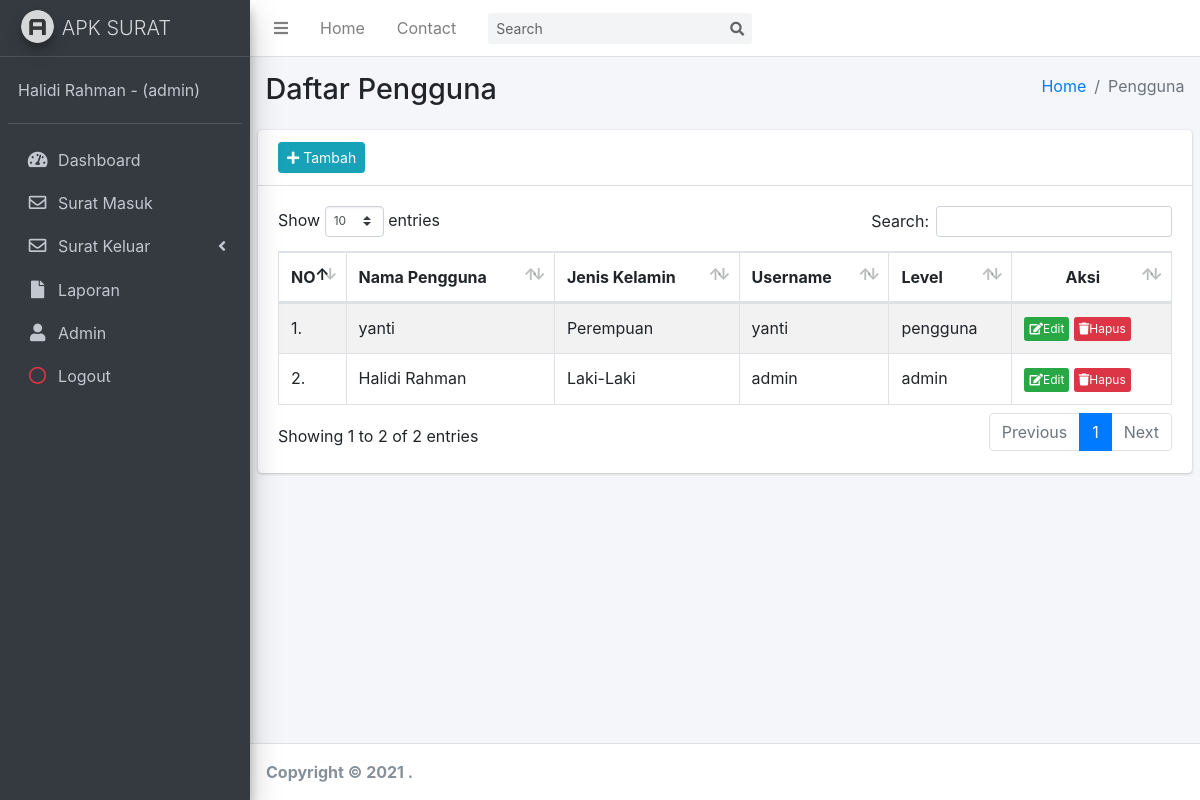
The app's page /index.php?page=user (signed in) with its own data.
### tables this page shows
CREATE TABLE `user` (
  `kd_user` int(11) NOT NULL,
  `nama_user` varchar(30) NOT NULL,
  `jk` enum('L','P') NOT NULL,
  `username` varchar(10) NOT NULL,
  `password` varchar(200) NOT NULL,
  `level` enum('admin','pengguna') NOT NULL
);

### page/admin/data.php (the view, shortened to what this page needs)
<div class="content-wrapper">
    <section class="content-header">
        <div class="container-fluid">
            <div class="row mb-2">
                <div class="col-sm-6">
                    <h1>Daftar Pengguna</h1>
                </div>
                <div class="col-sm-6">
                    <ol class="breadcrumb float-sm-right">
                        <li class="breadcrumb-item"><a href="#">Home</a></li>
                        <li class="breadcrumb-item active">Pengguna</li>
                    </ol>
                </div>
            </div>
        </div>
    </section>
    <section class="content">
        <div class="card">
            <div class="card-header">
                <a href="?page=user&aksi=tambah" class="btn btn-info btn-sm">
                <li class="fa fa-plus"></li> Tambah</a>
            </div>
            <div class="card-body">
                <table id="example1" class="table table-bordered table-striped">
                    <thead>
                        <tr>
                            <th>NO</th>
                            <th>Nama Pengguna</th>
                            <th>Jenis Kelamin</th>
                            <th>Username</th>
                            <th>Level</th>
                            <th class="text-center">Aksi</th>
                        </tr>
                    </thead>
                    <tbody>
                        <?php
        					$no = 1;
                            $sql = $koneksi->query("select * from user order by kd_user desc");
        					while ($data=$sql->fetch_assoc()) {
                        ?>
                        <tr>
                            <td width="1%"><?=$no++; ?>.</td>
                            <td><?=$data['nama_user']; ?></td>
                            <td>
                                <?php if ($data['jk'] == "L") {echo "Laki-Laki";}
                                    else {echo "Perempuan";}
                                ?>
                            </td>
                            <td><?=$data['username']; ?></td>
                            <td><?=$data['level']; ?></td>
                            <td>
                                <a href="?page=user&aksi=ubah&id=<?=$data['kd_user'];?>" class="btn btn-success btn-xs"><i class="fa fa-edit"></i>Edit</a>
                                <a href="?page=user&aksi=hapus&id=<?=$data['kd_user'];?>" class="btn btn-danger btn-xs" onclick="return confirm('Apakah anda yakin menghapus data ini')"><i class="fa fa-trash"></i>Hapus</a>
                            </td>
                        </tr>
                        <?php } ?>
                    </tbody>
                </table>
            </div>
        </div>
    </section>
</div>

### include/menu.php (shortened to what this page needs)
<aside class="main-sidebar sidebar-dark-primary elevation-4">
    <a href="index3.html" class="brand-link">
        <img src="dist/img/AdminLTELogo.png" alt="AdminLTE Logo" class="brand-image img-circle elevation-3"
            style="opacity: .8">
        <span class="brand-text font-weight-light">APK SURAT</span>
    </a>
        <div class="sidebar">
            <div class="user-panel mt-3 pb-3 mb-3 d-flex">
                <div class="info">
                    <a href="#" class="d-block"><?=$nama?> - (<?=$level?>)</a>
                </div>
            </div>
            <nav class="mt-2">
                <ul class="nav nav-pills nav-sidebar flex-column" data-widget="treeview" role="menu" data-accordion="false">
                    <li class="nav-item">
                        <a href="index.php" class="nav-link">
                            <i class="nav-icon fas fa-tachometer-alt"></i>
                            <p>Dashboard</p>
                        </a>
                    </li>
                    <li class="nav-item">
                        <a href="?page=masuk" class="nav-link">
                            <i class="nav-icon far fa-envelope"></i>
                            <p>Surat Masuk</p>
                        </a>
                    </li>
                    <?php if($_SESSION['admin'] AND $_SESSION['username']){ ?>
                    <li class="nav-item has-treeview">
                        <a href="#" class="nav-link">
                            <i class="nav-icon far fa-envelope"></i>
                            <p>Surat Keluar
                                <i class="fas fa-angle-left right"></i>
                            </p>
                        </a>
                    </li>
                    <li class="nav-item">
                        <a href="?page=laporan" class="nav-link">
                            <i class="nav-icon fas fa-file"></i>
                            <p>Laporan</p>
                        </a>
                    </li>
                    <li class="nav-item">
                        <a href="?page=user" class="nav-link">
                            <i class="nav-icon fas fa-user"></i>
                            <p>Admin</p>
                        </a>
                    </li>
                    <?php }?>
                    <li class="nav-item">
                        <a href="keluar.php" class="nav-link">
                            <i class="nav-icon far fa-circle text-danger"></i>
                            <p>Logout</p>
                        </a>
                    </li>
                </ul>
            </nav>
        </div>
</aside>

### records on screen
user: nama_user "Halidi Rahman", level "admin", jk "Laki-Laki", username "admin"
user: nama_user "yanti", jk "Perempuan", username "yanti", level "pengguna"
